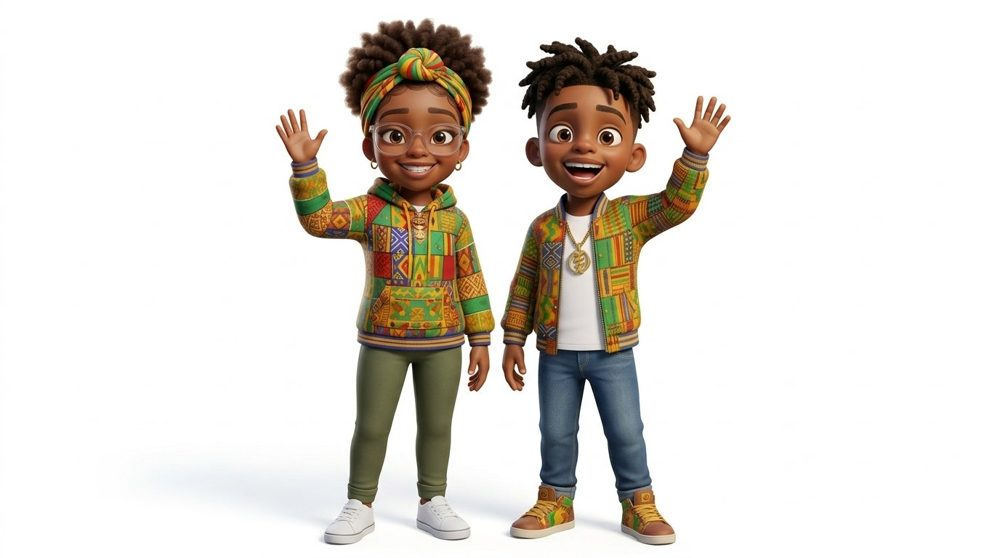
#> input picture resources/k2-behavior-toolkit/shared/img/welcome.jpg, 1000 x 558 px, found by its file name
$ python projector.py --src ../../../../resources/k2-behavior-toolkit/shared/img/welcome.jpg
#> lines starting #> are read from the running program, lines starting #| are printed output that depends on the picture; after the words box and inside, x2 and y2 are one past the last pixel; in counts of white or black regions, pixels touching at a corner belong together
"""Topic 0 song: the Relax video (vertical, 720x1280) rebuilt 16:9 for the projector.

The original video sits in the middle with its own captions. The left panel holds the title and Lee & Tee.
The right panel is a phase rail: the six parts of Morning Meeting, each lighting up while the song names it.

python3 music/00-our-morning-meeting/projector.py --src <relax.mp4> [--out out/00-our-morning-meeting/our-morning-meeting-song.mp4]
"""
import argparse, os, subprocess, tempfile
from PIL import Image, ImageDraw, ImageFont, ImageFilter

HERE = os.path.dirname(os.path.abspath(__file__))
ROOT = os.path.abspath(os.path.join(HERE, '..', '..'))
IMG = os.path.join(ROOT, 'assets', 'img')
FONTS = os.path.join(ROOT, 'assets', 'fonts')

W, H = 1920, 1080
VW = 608                      # 720x1280 scaled to 1080 tall
VX = (W - VW) // 2
PAPER, CHAR, RED = '#FFF8EA', '#232323', '#E21C24'
COLORS = ['#1F8A4C', '#2F80ED', '#F28C28', '#F2B705', '#E21C24', '#2F80ED']

PARTS = [  # (art, EN move, ES, KR, phase name)
    ('class_breathe', 'Breathe', 'Respiro', 'Respire', 'Regulate'),
    ('mm_circle', 'Look', 'Miro', 'Gade', 'Orient'),
    ('talk', 'Listen', 'Escucho', 'Koute', 'Connect'),
    ('mm_try', 'Try', 'Lo intento', 'Eseye', 'Practice'),
    ('promise', 'Whisper my goal', 'Susurro mi meta', 'Di l tou ba', 'Commit'),
    ('leave', 'Move slow', 'Despacio', 'Dousman', 'Transition'),
]

# When each rail state shows (seconds). State 0 = no part lit, 1-6 = that part lit, 7 = all lit (outro).
# Times come from the on-screen captions of the source video (see lyrics.md).
WINDOWS = [
    (1, 16.0, 27.2), (2, 27.2, 38.4), (3, 61.4, 67.4), (4, 67.4, 77.0),
    (5, 94.6, 108.4), (6, 108.4, 115.5), (7, 115.5, 999),
]


def font(name, size):
    return ImageFont.truetype(os.path.join(FONTS, name), size)


def rounded(im, r):
    m = Image.new('L', im.size, 0)
    ImageDraw.Draw(m).rounded_rectangle([0, 0, im.size[0] - 1, im.size[1] - 1], r, fill=255)
    im.putalpha(m)
    return im


def cover(path, w, h, fy=0.4):
    im = Image.open(path).convert('RGB')
    s = max(w / im.width, h / im.height)
    im = im.resize((round(im.width * s), round(im.height * s)), Image.LANCZOS)
    x = (im.width - w) // 2
    y = int((im.height - h) * fy)
    return im.crop((x, y, x + w, y + h))


def kente(d, y0, h):
    pat = [('#1F8A4C', 26), ('#F2B705', 14), ('#E21C24', 26), (CHAR, 6), ('#F2B705', 14), ('#F28C28', 26), (CHAR, 6)]
    x = 0
    while x < W:
        for c, w in pat:
            d.rectangle([x, y0, x + w, y0 + h], fill=c)
            x += w


def outlined(d, xy, text, f, fill, stroke=4, shadow=5):
    x, y = xy
    d.text((x + shadow, y + shadow), text, font=f, fill=CHAR, stroke_width=stroke, stroke_fill=CHAR)
    d.text((x, y), text, font=f, fill=fill, stroke_width=stroke, stroke_fill=CHAR)


def background():
    bg = Image.new('RGB', (W, H), PAPER)
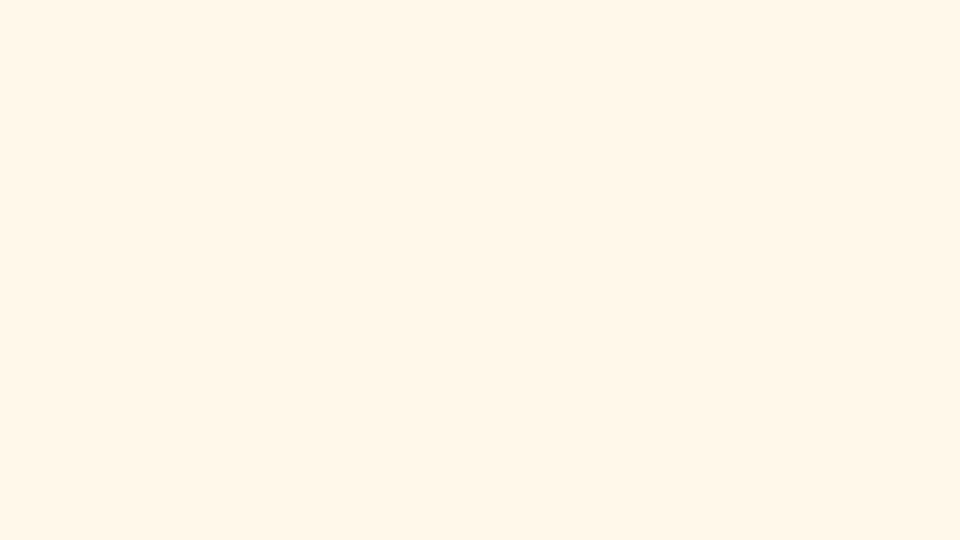
#> bg: PIL image 1920x1080 RGB (shown at 1/2 size); mean R, G, B 255, 248, 234
    d = ImageDraw.Draw(bg)
    for gx in range(0, W, 48):
        d.line([gx, 0, gx, H], fill='#EAE6F2')
    for gy in range(0, H, 48):
        d.line([0, gy, W, gy], fill='#EAE6F2')
    kente(d, 0, 18)
    kente(d, H - 18, 18)
    # left panel: title, Lee & Tee, the instruction
    big = font('lilita.ttf', 96)
    outlined(d, (60, 70), 'OUR', big, RED)
    outlined(d, (60, 170), 'MORNING', big, RED)
    outlined(d, (60, 270), 'MEETING', big, RED)
    lt = Image.open(os.path.join(IMG, 'welcome.jpg')).convert('RGB')
#> lt is the input picture: PIL image 1000x558 RGB; mean R, G, B 225.8, 221.2, 215.4
    s = 560 / lt.width
#> s = 0.56
    lt = lt.resize((560, round(lt.height * s)), Image.LANCZOS)
#> lt: PIL image 560x312 RGB
    lt = lt.crop((0, 0, 560, min(lt.height, 430)))
    card = Image.new('RGB', (580, lt.height + 20), CHAR)
#> card: PIL image 580x332 RGB; every value is 35
    card.paste(lt, (10, 10))
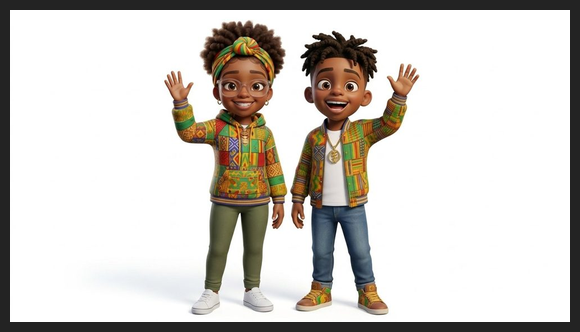
#> card: PIL image 580x332 RGB; mean R, G, B 208.1, 204, 198.7
    bg.paste(rounded(card, 26), (40, 400), rounded(card, 26))
#> in rounded, `m = Image.new('L', im.size, 0)`: m: PIL image 580x332 L; every value is 0
#> in rounded, `ImageDraw.Draw(m).rounded_rectangle([0, 0, im.size[0] - 1, im.size[1] ..`:
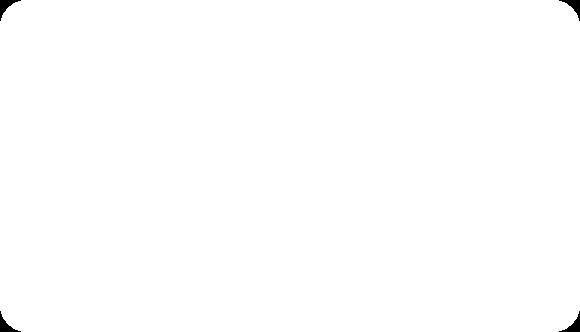
#> m: PIL image 580x332 L; 99.7% white; 4 black regions, box (x1, y1, x2, y2) and area: (0, 0, 21, 21) 150, (559, 0, 580, 21) 150, (0, 311, 21, 332) 150, (559, 311, 580, 332) 150
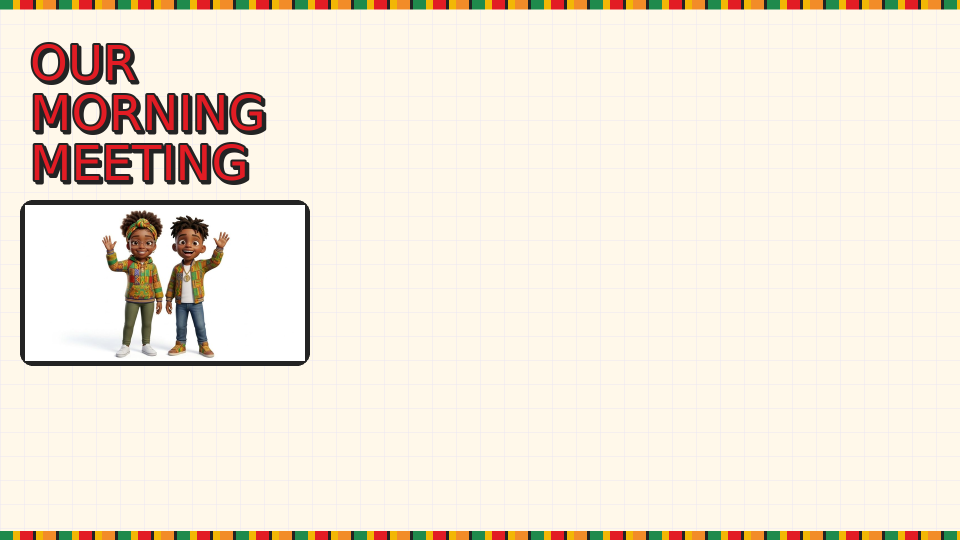
#> bg: PIL image 1920x1080 RGB (shown at 1/2 size); mean R, G, B 242.5, 231.9, 218
    f = font('fred7.ttf', 40)
    d.rounded_rectangle([40, 870, 620, 1030], 28, fill='#1F8A4C', outline=CHAR, width=5)
    d.text((330, 950), 'Do the move\nwhen your part\nlights up!', font=f, fill='white', anchor='mm', align='center', spacing=4)
    # video frame shadow
    d.rectangle([VX - 6, 0, VX + VW + 6, H], fill=CHAR)
    return bg


def rail(state):
    """Transparent overlay with the six-part rail. state: 0 none lit, 1-6 one lit, 7 all lit."""
    ov = Image.new('RGBA', (W, H), (0, 0, 0, 0))
    d = ImageDraw.Draw(ov)
    x0, x1 = VX + VW + 34, W - 34
    top, gap = 40, 12
    rh = (H - 2 * top - 5 * gap) // 6
    fen, fsm, fnum, fph = font('lilita.ttf', 46), font('fred7.ttf', 22), font('lilita.ttf', 54), font('fred7.ttf', 18)
    for i, (art, en, es, kr, ph) in enumerate(PARTS):
        lit = state == 7 or state == i + 1
        dim = state in range(1, 7) and not lit
        y = top + i * (rh + gap)
        col = COLORS[i]
        box = Image.new('RGBA', (x1 - x0, rh), (0, 0, 0, 0))
        b = ImageDraw.Draw(box)
        b.rounded_rectangle([0, 0, box.width - 1, rh - 1], 24, fill=col if lit else '#FFFFFF',
                            outline=CHAR, width=7 if lit else 4)
        # number badge
        b.ellipse([16, rh // 2 - 44, 104, rh // 2 + 44], fill=col if not lit else '#FFFFFF', outline=CHAR, width=4)
        b.text((60, rh // 2 + 2), str(i + 1), font=fnum, fill='#FFFFFF' if not lit else CHAR, anchor='mm')
        # picture
        ph_w, ph_h = 170, rh - 26
        pic = cover(os.path.join(IMG, art + '.jpg'), ph_w, ph_h, 0.35 if art != 'promise' else 0.15)
        frame = Image.new('RGB', (ph_w + 8, ph_h + 8), CHAR)
        frame.paste(pic, (4, 4))
        frame = rounded(frame, 16)
        box.alpha_composite(frame, (122, 9))
        tx = 122 + ph_w + 26
        txt = '#FFFFFF' if lit and col not in ('#F2B705',) else CHAR
        room = box.width - tx - 16
        fe = fen
        while b.textlength(en, font=fe) > room and fe.size > 30:
            fe = font('lilita.ttf', fe.size - 2)
        b.text((tx, 10), ph.upper(), font=fph, fill=txt)
        b.text((tx, 32), en, font=fe, fill=txt)
        b.text((tx, 92), f'ES  {es}', font=fsm, fill=txt)
        b.text((tx, 118), f'KR  {kr}', font=fsm, fill=txt)
        if dim:
            a = box.getchannel('A').point(lambda v: int(v * 0.38))
            box.putalpha(a)
        if lit and state != 7:
            glow = Image.new('RGBA', (box.width + 40, rh + 40), (0, 0, 0, 0))
            ImageDraw.Draw(glow).rounded_rectangle([20, 20, box.width + 19, rh + 19], 30, fill=col)
            glow = glow.filter(ImageFilter.GaussianBlur(12))
            ov.alpha_composite(glow, (x0 - 20, y - 20))
        ov.alpha_composite(box, (x0, y))
    return ov


def main():
    ap = argparse.ArgumentParser()
    ap.add_argument('--src', required=True)
    ap.add_argument('--out', default=os.path.join(ROOT, 'out', '00-our-morning-meeting', 'our-morning-meeting-song.mp4'))
    ap.add_argument('--preview', action='store_true', help='write rail state PNGs only')
    a = ap.parse_args()
    tmp = tempfile.mkdtemp()
    bg = background()
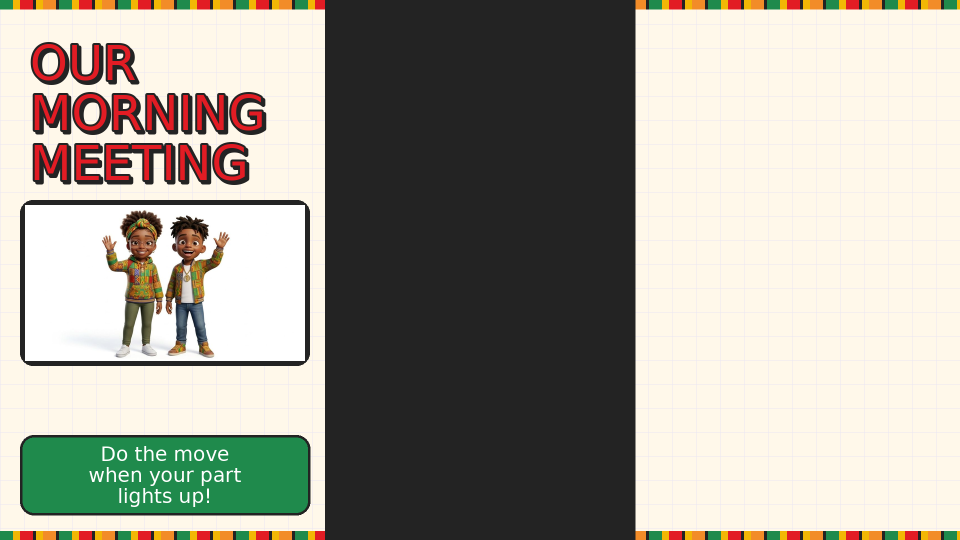
#> bg: PIL image 1920x1080 RGB (shown at 1/2 size); mean R, G, B 163.2, 159.8, 149
    bgp = os.path.join(tmp, 'bg.png'); bg.save(bgp)
    states = []
    for st in range(8):
        p = os.path.join(tmp, f'rail{st}.png'); rail(st).save(p); states.append(p)
#> in rail, `ov = Image.new('RGBA', (W, H), (0, 0, 0, 0))`: ov: PIL image 1920x1080 RGBA; every value is 0
#> in rail, `box = Image.new('RGBA', (x1 - x0, rh), (0, 0, 0, 0))`: box: PIL image 588x156 RGBA; every value is 0
        if a.preview:
            frame = bg.copy().convert('RGBA'); frame.alpha_composite(Image.open(p))
            frame.convert('RGB').save(os.path.join(os.path.dirname(a.out), f'rail-preview-{st}.jpg'), quality=85)
    if a.preview:
        return
    os.makedirs(os.path.dirname(a.out), exist_ok=True)
    inputs = ['-loop', '1', '-i', bgp, '-i', a.src]
    for p in states:
        inputs += ['-loop', '1', '-i', p]
    fc = [f'[1:v]scale={VW}:{H},setsar=1[v]', f'[0:v][v]overlay={VX}:0:shortest=1[b0]']
    last = 'b0'
    # state 0 (nothing lit) shows whenever no other window is active
    lit = '+'.join(f'between(t,{s},{e})' for _, s, e in WINDOWS)
    fc.append(f'[{last}][2:v]overlay=0:0:enable=\'not({lit})\'[b1]'); last = 'b1'
    for n, (st, s, e) in enumerate(WINDOWS, 2):
        fc.append(f'[{last}][{st + 2}:v]overlay=0:0:enable=\'between(t,{s},{e})\'[b{n}]'); last = f'b{n}'
    fc.append(f'[{last}]format=yuv420p[out]')
    cmd = ['ffmpeg', '-y', '-v', 'error'] + inputs + ['-filter_complex', ';'.join(fc), '-map', '[out]', '-map', '1:a',
           '-c:v', 'libx264', '-preset', 'veryfast', '-crf', '23', '-r', '30', '-c:a', 'aac', '-b:a', '160k',
           '-movflags', '+faststart', '-shortest', a.out]
    subprocess.run(cmd, check=True)
    print(a.out)


if __name__ == '__main__':
#> (the run stopped early here; a loop or call above may not have finished)
